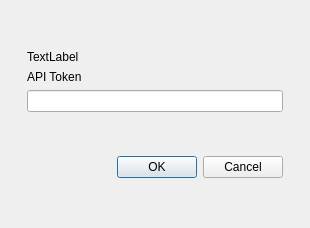
<?xml version="1.0" encoding="UTF-8"?>
<ui version="4.0">
 <class>ApiLoginDialog</class>
 <widget class="QDialog" name="ApiLoginDialog">
  <property name="geometry">
   <rect>
    <x>0</x>
    <y>0</y>
    <width>310</width>
    <height>228</height>
   </rect>
  </property>
  <property name="windowTitle">
   <string>Dialog</string>
  </property>
  <layout class="QVBoxLayout" name="verticalLayout_3">
   <item>
    <spacer name="verticalSpacer">
     <property name="orientation">
      <enum>Qt::Vertical</enum>
     </property>
     <property name="sizeHint" stdset="0">
      <size>
       <width>20</width>
       <height>43</height>
      </size>
     </property>
    </spacer>
   </item>
   <item>
    <layout class="QHBoxLayout" name="horizontalLayout">
     <item>
      <spacer name="horizontalSpacer">
       <property name="orientation">
        <enum>Qt::Horizontal</enum>
       </property>
       <property name="sizeHint" stdset="0">
        <size>
         <width>40</width>
         <height>20</height>
        </size>
       </property>
      </spacer>
     </item>
     <item>
      <layout class="QVBoxLayout" name="verticalLayout_2">
       <item>
        <widget class="QLabel" name="errorLabel">
         <property name="maximumSize">
          <size>
           <width>256</width>
           <height>16777215</height>
          </size>
         </property>
         <property name="text">
          <string>TextLabel</string>
         </property>
         <property name="wordWrap">
          <bool>true</bool>
         </property>
         <property name="errorLabel" stdset="0">
          <bool>true</bool>
         </property>
        </widget>
       </item>
       <item>
        <layout class="QVBoxLayout" name="verticalLayout">
         <item>
          <widget class="QLabel" name="apiTokenCaptionLabel">
           <property name="text">
            <string>API Token</string>
           </property>
          </widget>
         </item>
         <item>
          <widget class="QLineEdit" name="apiTokenEdit">
           <property name="minimumSize">
            <size>
             <width>256</width>
             <height>0</height>
            </size>
           </property>
           <property name="maximumSize">
            <size>
             <width>256</width>
             <height>16777215</height>
            </size>
           </property>
           <property name="echoMode">
            <enum>QLineEdit::Password</enum>
           </property>
          </widget>
         </item>
        </layout>
       </item>
       <item>
        <widget class="BusyIndicator" name="busyIndicator" native="true">
         <property name="minimumSize">
          <size>
           <width>0</width>
           <height>32</height>
          </size>
         </property>
        </widget>
       </item>
       <item>
        <widget class="QDialogButtonBox" name="loginButtonBox">
         <property name="standardButtons">
          <set>QDialogButtonBox::Cancel|QDialogButtonBox::Ok</set>
         </property>
         <property name="centerButtons">
          <bool>false</bool>
         </property>
        </widget>
       </item>
      </layout>
     </item>
     <item>
      <spacer name="horizontalSpacer_2">
       <property name="orientation">
        <enum>Qt::Horizontal</enum>
       </property>
       <property name="sizeHint" stdset="0">
        <size>
         <width>40</width>
         <height>20</height>
        </size>
       </property>
      </spacer>
     </item>
    </layout>
   </item>
   <item>
    <spacer name="verticalSpacer_2">
     <property name="orientation">
      <enum>Qt::Vertical</enum>
     </property>
     <property name="sizeHint" stdset="0">
      <size>
       <width>20</width>
       <height>43</height>
      </size>
     </property>
    </spacer>
   </item>
  </layout>
 </widget>
 <customwidgets>
  <customwidget>
   <class>BusyIndicator</class>
   <extends>QWidget</extends>
   <header>./busyindicator.hpp</header>
   <container>1</container>
  </customwidget>
 </customwidgets>
 <resources/>
 <connections/>
</ui>
